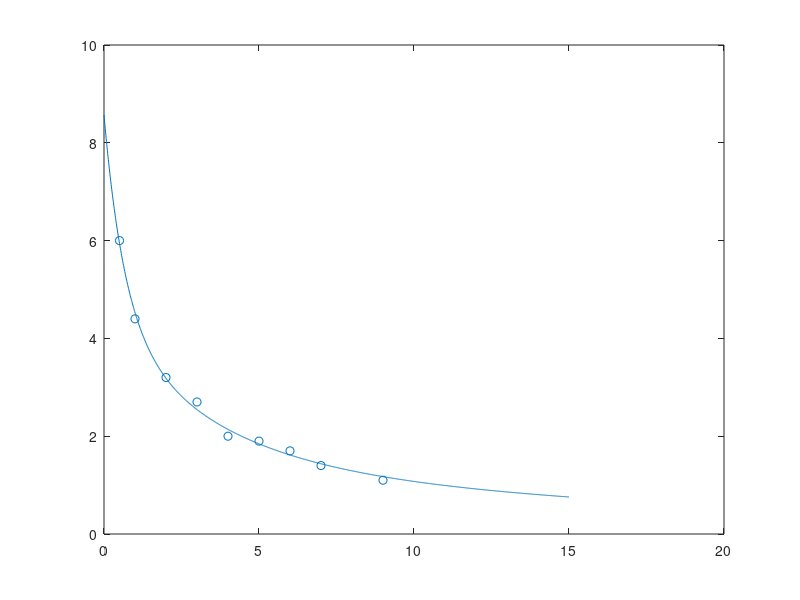

Write MATLAB code to recreate this figure.
clc;close;clear;

x = [0.5 1 2 3 4 5 6 7 9]';
y = [6 4.4 3.2 2.7 2 1.9 1.7 1.4 1.1]';
Z = [exp(-1.5.*x) exp(-0.3.*x) exp(-0.05.*x)];

a = Z\y
p = @(t) a(1).*exp(-1.5.*t)+a(2).*exp(-0.3.*t)+a(3).*exp(-0.05.*t);
x1 = 0:0.01:15;
y1 = p(x1);
plot(x1,y1);
hold on
scatter(x,y);
hold off

St = sum((y-mean(y)).^2)
Sr = sum((y-Z*a).^2)
r2 = 1 -Sr/St
syx = sqrt(Sr/(length(x)-length(a)))